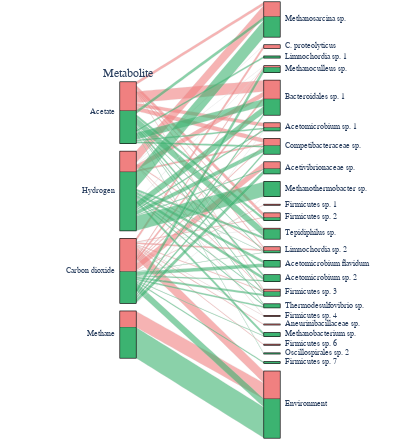

Notebook cell for this chart:
### Markdown cell above
Sankey-like metabolite-recipient diagram

### Code cell
plot_mets = pd.Series(['ac', 'co2', 'h2', 'ch4'], index=['Acetate', 'Carbon dioxide', 'Hydrogen', 'Methane'])
plot_df = coco_cum_fluxes.loc[np.logical_or(BH_idx, AH_idx), 'EX_'+plot_mets+'_e'].sum(level=1).dropna(axis=1, how='all')
plot_df_BH = coco_cum_fluxes.loc[BH_idx, 'EX_'+plot_mets+'_e'].sum(level=1).dropna(axis=1, how='all')
plot_df_AH = coco_cum_fluxes.loc[AH_idx, 'EX_'+plot_mets+'_e'].sum(level=1).dropna(axis=1, how='all')
plot_df.shape

plot_MAGs = pd.Series(plot_df.index.unique())
plot_abundances = pd.Series(mean_abundance.loc[plot_MAGs])
plot_MAGs = plot_MAGs.iloc[plot_abundances.argsort()[::-1]]

recipients = []
metabolites = []
counts = []
colors = []
for m1 in plot_MAGs:
    for m2 in plot_mets:
        # BH
        if m1 in plot_df_BH.index:
            flux = plot_df_BH.loc[m1, 'EX_'+m2+'_e']
            if flux < 0:
                recipients.append(m1)
                metabolites.append(plot_mets.index[plot_mets==m2][0])
                counts.append(np.abs(flux))
                colors.append(0)
        # AH
        if m1 in plot_df_AH.index:
            flux = plot_df_AH.loc[m1, 'EX_'+m2+'_e']
            if flux < 0:
                recipients.append(m1)
                metabolites.append(plot_mets.index[plot_mets==m2][0])
                counts.append(np.abs(flux))
                colors.append(1)
recipients = recipients + ['Environment']*4
metabolites = metabolites + ['Carbon dioxide', 'Carbon dioxide', 'Methane', 'Methane']
counts = counts + [np.abs(plot_df_BH['EX_co2_e'].sum()), np.abs(plot_df_AH['EX_co2_e'].sum()), \
    np.abs(plot_df_BH['EX_ch4_e'].sum()), np.abs(plot_df_AH['EX_ch4_e'].sum())]
colors = colors + [0, 1, 0, 1]

colorscale = [[0, 'lightcoral'], [1, 'mediumseagreen']]

fig = go.Figure(go.Parcats(
    dimensions=[
        {'label': 'Metabolite',
         'values': metabolites},
        {'label': 'Recipient',
         'values': recipients}],
    counts=counts,
    line={'color': colors, 'colorscale': colorscale},
    labelfont={'size': 12, 'family': 'Arial'},
    tickfont={'size': 8, 'family': 'Arial'}),
    go.Layout(margin=dict(t=2, b=2)))
right_height = len(np.unique(recipients))
print(sum(counts))

fig.update_layout(width=400, height=400*1.1)
fig.show()

### Figure 1 — Plotly figure (JSON) as saved in the notebook; plotly's stock layout.template omitted (floating-point values rounded to 4 significant figures)
{"data": [{"counts": [0.5086, 0.5905, 2.057, 2.947, 0.5527, 1.275e-06, 0.3118, 0.2622, 0.8378, 7.152e-07, 0.01708, 1.97, 1.217, 0.4395, 0.352, 0.8522, 1.224, 0.6341, 0.2784, 0.1841, 0.0004755, 0.2499, 0.743, 0.3435, 0.1668, 0.3527, 0.3034, 0.7585, 1.18, 0.7136, 0.1514, 1.349e-06, 2.557, 0.1195, 0.6878, 0.4822, 0.1099, 0.1362, 1.329, 0.004261, 0.3778, 0.234, 0.1805, 0.2383, 0.05864, 0.2069, 0.07014, 0.5829, 0.5125, 0.4086, 0.2279, 0.4877, 0.1243, 0.2043, 0.1689, 0.3262, 0.1239, 0.2142, 0.1822, 0.2559, 0.2068, 0.02668, 0.05385, 0.117, 0.1265, 0.4809, 0.1276, 0.1403, 0.2343, 2.048, 1.434, 2.791, 5.387], "dimensions": [{"label": "Metabolite", "values": ["Acetate", "Acetate", "Hydrogen", "Hydrogen", "Carbon dioxide", "Hydrogen", "Acetate", "Carbon dioxide", "Carbon dioxide", "Hydrogen", "Hydrogen", "Acetate", "Acetate", "Carbon dioxide", "Carbon dioxide", "Hydrogen", "Hydrogen", "Acetate", "Acetate", "Carbon dioxide", "Carbon dioxide", "Hydrogen", "Acetate", "Acetate", "Carbon dioxide", "Carbon dioxide", "Hydrogen", "Hydrogen", "Carbon dioxide", "Carbon dioxide", "Hydrogen", "Carbon dioxide", "Hydrogen", "Carbon dioxide", "Acetate", "Acetate", "Carbon dioxide", "Acetate", "Acetate", "Carbon dioxide", "Hydrogen", "Acetate", "Acetate", "Carbon dioxide", "Carbon dioxide", "Hydrogen", "Hydrogen", "Carbon dioxide", "Hydrogen", "Acetate", "Carbon dioxide", "Hydrogen", "Acetate", "Acetate", "Carbon dioxide", "Carbon dioxide", "Hydrogen", "Hydrogen", "Acetate", "Carbon dioxide", "Hydrogen", "Carbon dioxide", "Hydrogen", "Carbon dioxide", "Carbon dioxide", "Hydrogen", "Carbon dioxide", "Acetate", "Carbon dioxide", "Carbon dioxide", "Carbon dioxide", "Methane", "Methane"]}, {"label": "Recipient", "values": ["Methanosarcina sp.", "Methanosarcina sp.", "Methanosarcina sp.", "Methanosarcina sp.", "C. proteolyticus", "C. proteolyticus", "Limnochordia sp. 1", "Methanoculleus sp.", "Methanoculleus sp.", "Methanoculleus sp.", "Methanoculleus sp.", "Bacteroidales sp. 1", "Bacteroidales sp. 1", "Bacteroidales sp. 1", "Bacteroidales sp. 1", "Bacteroidales sp. 1", "Bacteroidales sp. 1", "Acetomicrobium sp. 1", "Acetomicrobium sp. 1", "Acetomicrobium sp. 1", "Acetomicrobium sp. 1", "Acetomicrobium sp. 1", "Competibacteraceae sp.", "Competibacteraceae sp.", "Competibacteraceae sp.", "Competibacteraceae sp.", "Competibacteraceae sp.", "Competibacteraceae sp.", "Acetivibrionaceae sp.", "Acetivibrionaceae sp.", "Acetivibrionaceae sp.", "Methanothermobacter sp.", "Methanothermobacter sp.", "Firmicutes sp. 1", "Firmicutes sp. 2", "Firmicutes sp. 2", "Firmicutes sp. 2", "Tepidiphilus sp.", "Tepidiphilus sp.", "Tepidiphilus sp.", "Tepidiphilus sp.", "Limnochordia sp. 2", "Limnochordia sp. 2", "Limnochordia sp. 2", "Limnochordia sp. 2", "Limnochordia sp. 2", "Limnochordia sp. 2", "Acetomicrobium flavidum", "Acetomicrobium flavidum", "Acetomicrobium sp. 2", "Acetomicrobium sp. 2", "Acetomicrobium sp. 2", "Firmicutes sp. 3", "Firmicutes sp. 3", "Firmicutes sp. 3", "Firmicutes sp. 3", "Firmicutes sp. 3", "Firmicutes sp. 3", "Thermodesulfovibrio sp.", "Thermodesulfovibrio sp.", "Thermodesulfovibrio sp.", "Firmicutes sp. 4", "Firmicutes sp. 4", "Aneurinibacillaceae sp.", "Methanobacterium sp.", "Methanobacterium sp.", "Firmicutes sp. 6", "Oscillospirales sp. 2", "Firmicutes sp. 7", "Environment", "Environment", "Environment", "Environment"]}], "labelfont": {"family": "Arial", "size": 12}, "line": {"color": [0, 1, 0, 1, 0, 0, 1, 0, 1, 0, 1, 0, 1, 0, 1, 0, 1, 0, 1, 0, 1, 1, 0, 1, 0, 1, 0, 1, 0, 1, 1, 1, 1, 0, 0, 1, 0, 0, 1, 0, 1, 0, 1, 0, 1, 0, 1, 1, 1, 1, 1, 1, 0, 1, 0, 1, 0, 1, 1, 1, 1, 0, 0, 0, 1, 1, 0, 1, 1, 0, 1, 0, 1], "colorscale": [[0, "lightcoral"], [1, "mediumseagreen"]]}, "tickfont": {"family": "Arial", "size": 8}, "type": "parcats"}], "layout": {"height": 440.0, "margin": {"b": 2, "t": 2}, "width": 400}}
